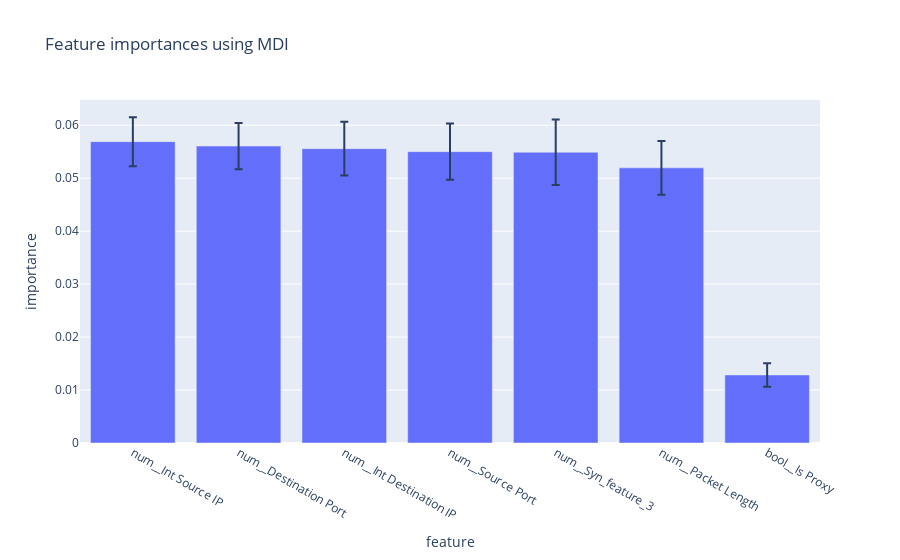

This figure's notebook cell:
### Markdown cell above
### Feature Importance

### Code cell
importances = grad_model.named_steps['classifier'].feature_importances_
forests = [forest for forest in grad_model.named_steps['classifier'].estimators_]
std = np.std([tree.feature_importances_ for forest in forests for tree in forest], axis=0)
feature_names = [f"{x}" for x in grad_model.named_steps["preprocessor"].get_feature_names_out()]
forest_importances = pd.DataFrame({"feature": feature_names, "importance": importances, "std": std}).sort_values("importance", ascending=False)

fig = px.bar(forest_importances[forest_importances["importance"] > 0.01],x="feature",y="importance", error_y="std", title="Feature importances using MDI")
fig.show()

### Figure 1 — Plotly figure (JSON) as saved in the notebook; plotly's stock layout.template omitted (floating-point values rounded to 4 significant figures)
{"data": [{"error_y": {"array": [0.004629, 0.004362, 0.005085, 0.005323, 0.006174, 0.005092, 0.00221]}, "hovertemplate": "feature=%{x}<br>importance=%{y}<extra></extra>", "legendgroup": "", "marker": {"color": "#636efa", "pattern": {"shape": ""}}, "name": "", "orientation": "v", "showlegend": false, "textposition": "auto", "type": "bar", "x": ["num__Int Source IP", "num__Destination Port", "num__Int Destination IP", "num__Source Port", "num__Syn_feature_3", "num__Packet Length", "bool__Is Proxy"], "xaxis": "x", "y": [0.0569, 0.05606, 0.05558, 0.05501, 0.0549, 0.05195, 0.01285], "yaxis": "y"}], "layout": {"barmode": "relative", "legend": {"tracegroupgap": 0}, "title": {"text": "Feature importances using MDI"}, "xaxis": {"anchor": "y", "domain": [0, 1], "title": {"text": "feature"}}, "yaxis": {"anchor": "x", "domain": [0, 1], "title": {"text": "importance"}}}}
